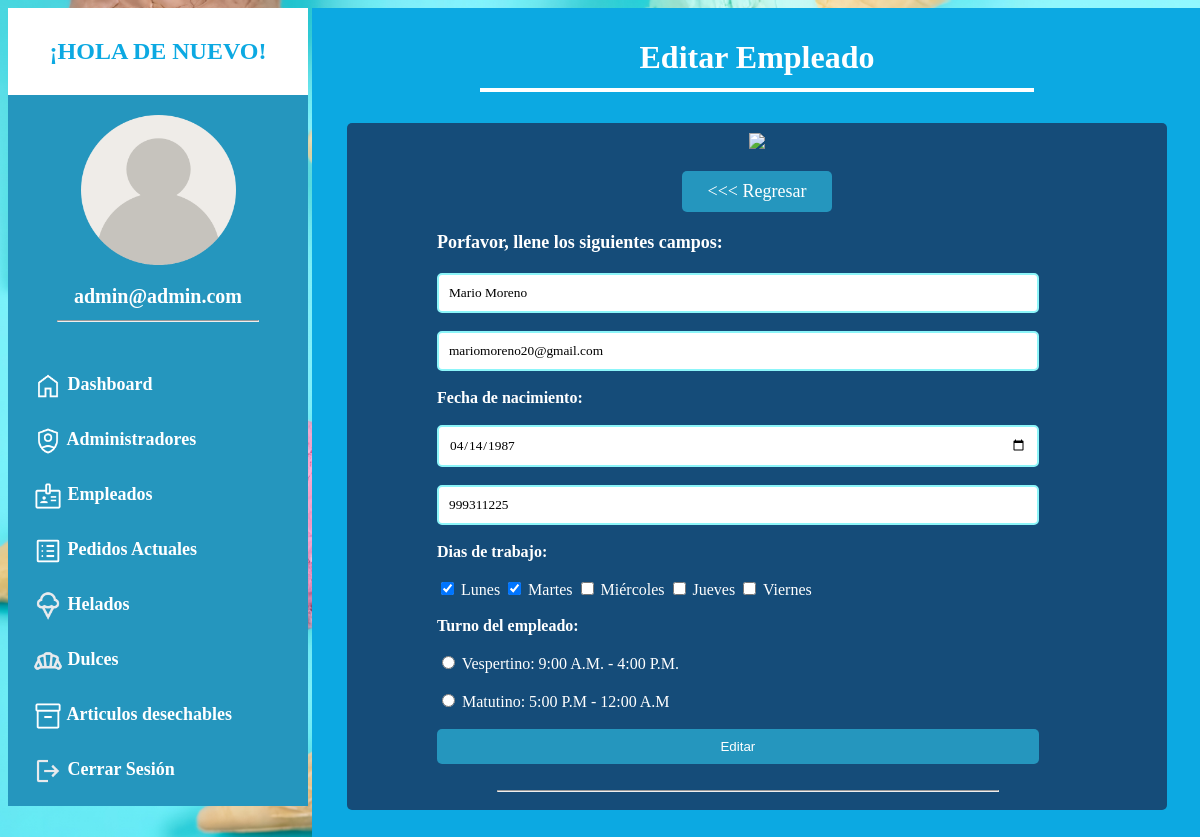
/editar_empleado.php?id=2 (signed in), run on the app's committed database.
### tables this page shows
CREATE TABLE `empleados` (
  `id_empleado` int(11) NOT NULL,
  `nombre_empleado` varchar(100) DEFAULT NULL,
  `correo_empleado` varchar(100) DEFAULT NULL,
  `fecha_nacimiento_empleado` date DEFAULT NULL,
  `telefono_empleado` char(10) DEFAULT NULL,
  `dias_trabajo` varchar(255) DEFAULT NULL,
  `horas_trabajo` varchar(255) DEFAULT NULL
);

### editar_empleado.php (the view, shortened to what this page needs)
<!DOCTYPE html>
<html lang="en">
<head>
    <link rel="stylesheet" href="style_panel_admin.css">
</head>
<body>
    <div class="ancho">
        <?php
        include "menu_panel_admin.php";
        ?>
        <div class="contenedorpaneladmin">
            <div class="contenedor4 centrar">
                <h1>Editar Empleado</h1>
                <hr>
            </div>
            <br>
            <div class="contenedor5 ">
                <div class="centrar">
                    <img src="./img/logo_colon.png" class="logopaneladmin1">
                    <br><br>
                    <a href="empleados.php" class="btn_regresar"> &lt;&lt;&lt; Regresar</a>
                </div>
                <?php
                require "conexion.php";
                $id = $_GET['id'];
                $vernoticia = "SELECT * FROM empleados WHERE id_empleado = '$id'";
                $resultado = mysqli_query($conectar, $vernoticia);
                $fila = $resultado->fetch_array();
                $dias_trabajo_guardados = explode(",", $fila['dias_trabajo']);
                ?>
                <div class="ancho contenedor6">
                    <form action="actualizar_empleados.php" method="POST" autocomplete="off">
                        <p class="negritas">Porfavor, llene los siguientes campos:</p>
                        <input value="<?php echo $fila['nombre_empleado']; ?>" class="campos_login" type="text" placeholder="Nombre Completo" name="nombre_empleado" required>
                        <br><br>
                        <input value="<?php echo $fila['correo_empleado']; ?>" class="campos_login" type="text" placeholder="Correo Electronico" name="correo_empleado" required>
                        <br><br>
                        <label class="negritas">Fecha de nacimiento:</label><br><br>
                        <input value="<?php echo $fila['fecha_nacimiento_empleado']; ?>" class="campos_login" type="date" name="fecha_nacimiento_empleado" required>
                        <br><br>
                        <input value="<?php echo $fila['telefono_empleado']; ?>" class="campos_login" type="text" placeholder="Número de teléfono" name="telefono_empleado" maxlength="9" required>
                        <br><br>
                        <label class="negritas">Dias de trabajo:</label><br><br>
                        <input type="checkbox" value="Lunes" name="dias_trabajo[]" <?php if (in_array("Lunes", $dias_trabajo_guardados)) echo 'checked'; ?>> <span>Lunes</span>
                        <input type="checkbox" value="Martes" name="dias_trabajo[]" <?php if (in_array("Martes", $dias_trabajo_guardados)) echo 'checked'; ?>> <span>Martes</span>
                        <input type="checkbox" value="Miercoles" name="dias_trabajo[]" <?php if (in_array("Miercoles", $dias_trabajo_guardados)) echo 'checked'; ?>> <span>Miércoles</span>
                        <input type="checkbox" value="Jueves" name="dias_trabajo[]" <?php if (in_array("Jueves", $dias_trabajo_guardados)) echo 'checked'; ?>> <span>Jueves</span>
                        <input type="checkbox" value="Viernes" name="dias_trabajo[]" <?php if (in_array("Viernes", $dias_trabajo_guardados)) echo 'checked'; ?>> <span>Viernes</span>
                        <br><br>
                        <label class="negritas">Turno del empleado:</label><br><br>
                        <input <?php if ($fila['horas_trabajo'] == 'Vespertino: 9:00 A.M. - 4:00 P.M.') echo 'checked'; ?> required type="radio" value="Vespertino: 9:00 A.M. - 4:00 P.M." name="horas_trabajo"> <span>Vespertino: 9:00 A.M. - 4:00 P.M.</span>
                        <br><br>
                        <input <?php if ($fila['horas_trabajo'] == 'Matutino: 5:00 P.M - 12:00 A.M') echo 'checked'; ?> required type="radio" value="Matutino: 5:00 P.M - 12:00 A.M" name="horas_trabajo"> <span>Matutino: 5:00 P.M - 12:00 A.M</span>
                        <br><br>
                        <input type="submit" value="Editar" class="registrar_admin">
                        <br><br>
                        <hr>
                    </form>
                </div>
            </div>
            <br><br>
        </div>
        <br>
    </div>
</body>
</html>

### style_panel_admin.css (style rules this page uses)
body { font-family: 'Times New Roman', Times, serif; background: url(./img/bg.jpg) no-repeat center top; background-size:cover; }
:root { --color1: rgb(37, 150, 190); --color2: white; --color3: #8cf5f9; --color4: #154c79; --color5: #0ca9e2; --color6: red; }
.ancho { width: 1200px; margin: auto; }
.negritas { font-weight: bold; }
.centrar { text-align: center; }
.campos_login { width: 85%; border-radius: 5px; border: 2px var(--color3) solid; padding: 10px; color: black; font-family: 'Times New Roman', Times, serif; resize: none; }
.contenedorpaneladmin { width: 880px; background-color: var(--color5); display: inline-block; vertical-align: top; padding: 5px; }
input[type="date"] { color: gray; }
input[type="date"]:valid { color: black; }
.contenedor4 { width: 850px; color: var(--color2); padding: 5px; margin-left: 10px; border-radius: 10px; }
.contenedor4 hr { margin-top: -10px; width: 550px; border: 2px var(--color2) solid; }
.contenedor5 { width: 800px; background-color: var(--color4); color: var(--color2); padding: 10px; margin-left: 30px; border-radius: 5px; }
.contenedor5 p { font-size: 18px; line-height: 25px; }
.logopaneladmin1 { width: 200px; }
.contenedor5 { width: 800px; background-color: var(--color4); color: var(--color5); padding: 10px; margin-left: 30px; border-radius: 5px; }
.contenedor5 p { font-size: 18px; line-height: 25px; color: var(--color2); }
.btn_regresar { width: 130px; display: inline-block; background-color: var(--color1); color: var(--color2); text-decoration: none; padding: 10px; font-size: 18px; border-radius: 5px; }
.contenedor6 { width: 85%; border-radius: 10px; margin-top: 10px; margin-left: 80px; color: var(--color2); }
.contenedor6 hr { width: 500px; margin-left: 60px; }
.registrar_admin { width: 88.5%; padding: 10px; background-color: var(--color1); color: var(--color2); border: none; border-radius: 5px; }

### data on the page
empleados: nombre_empleado "Mario Moreno", correo_empleado "mariomoreno20@gmail.com", fecha_nacimiento_empleado "04/14/1987", telefono_empleado "999311225", dias_trabajo "☑"

### other printed values
$adminCorreo "admin@admin.com"
